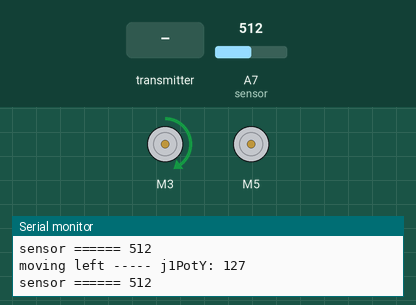
Simulated run of this sketch. Board: Arduino Nano, built with avr-gcc and run on an emulated ATmega328P. On the bench: 2 × DC motor (green arrow = forward, orange = backward, longer = faster), the last lines printed to the serial monitor. Inputs (shaded band) come from the test bench; at power-on: A7 (sensor) = 512. No radio packets arrive unless stated.

Above: at 1.2 s.
1.3 s: the transmitter starts sending x1Value = 0
At 1.9 s:
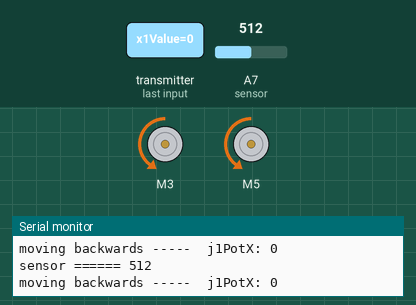
2.8 s: the transmitter starts sending x1Value = 128
At 3.6 s:
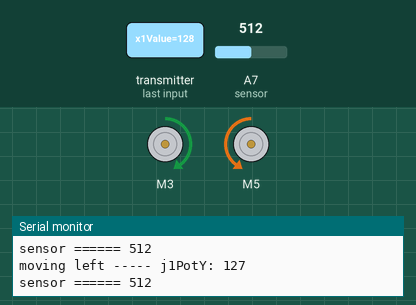
4.3 s: the transmitter starts sending y1Value = 255
At 5.0 s:
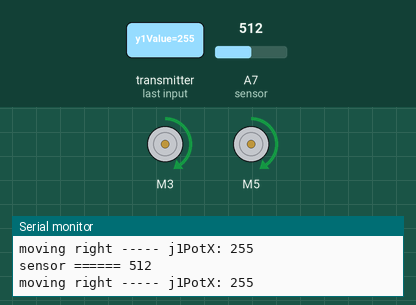
5.8 s: A7 (sensor) set to 108
8.8 s: A7 (sensor) set to 92
Timing chart, 0 to 11.8 s (numbered marks = the images above; inputs shaded):
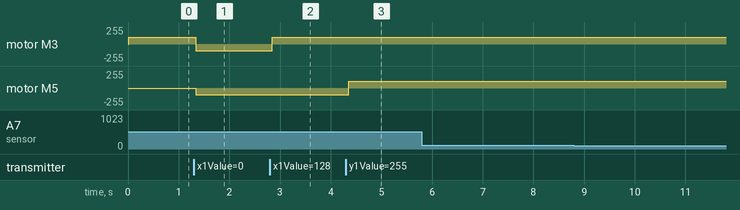

The sketch:

Metal_Detector_RX.ino
```cpp
#include <L298NX2.h>

//Arduino Metal Detector Robot
//Receiver Sktech
//Created by DIY Builder
// Contact me https://www.instagram.com/diy.builder/
// Before uploading the sketch you have to install the required libraries
// First go to sketch section >> include library >> manage libaries >> Search RF24 and LiquidCrystal >> Install it >> Done

#include<RF24.h>
#include<nRF24L01.h>
#include<SPI.h>
#define sensor A7
// for motor A
#define EN_A 2
#define IN1_A 3
#define IN2_A 4
//for motor B
#define EN_B 7
#define IN1_B 5
#define IN2_B 6

//int PWM1 = 6;
//int DIR1 = 7;
//int PWM2 = 5;
//int DIR2 = 4;

int sensorValue = 0;
unsigned long lastReceiveTime = 0;
unsigned long currentTime = 0;
int motorSpeedA = 0;
int motorSpeedB = 0;
// With Enable pin to control speed

//                     motor A            motor B
//              |------------------||------------------|
L298NX2 motors(EN_A, IN1_A, IN2_A, EN_B, IN1_B, IN2_B);

RF24 radio(10,9);// CE pin 10, CSN pin 9
const byte address[6] = "00001";
const byte address1[6] = "00003";

struct Data_Package {
  byte x1Value;
  byte y1Value;
  byte x2Value;
  byte y2Value;
  byte sValue;


};
 Data_Package data;


void setup() {
  Serial.begin(9600);

//  pinMode(DIR1, OUTPUT);
//  pinMode(DIR2, OUTPUT);
  pinMode(sensor, INPUT);


  radio.begin();
  radio.openReadingPipe(1,address);
  radio.openWritingPipe(address1);
  radio.setPALevel(RF24_PA_MIN);

  if (!radio.begin()) {
    Serial.println(F("radio hardware is not responding!!"));
    while (1) {} // hold in infinite loop
  }


  resetData();
}

void loop() {

    radio.startListening();

    if(radio.available()) {
  radio.read(&data, sizeof(Data_Package));
  lastReceiveTime = millis();
    }
    currentTime = millis();
    if(currentTime - lastReceiveTime > 1000) {
      resetData();
    }
//  Serial.print("j1PotX: ");
//  Serial.println(data.x1Value);
//  Serial.print("j1PotY: ");
//  Serial.println(data.y1Value);

  if(data.x1Value > 200 ) {
    // move robot forward
    Serial.print("moving forward ----- ");
    Serial.print(" j1PotX: ");
    Serial.println(data.x1Value);
    motors.setSpeed(100);
    motors.forward();


  }else if(data.x1Value < 100) {
    Serial.print("moving backwards ----- ");
    Serial.print(" j1PotX: ");
    Serial.println(data.x1Value);
    motors.setSpeed(100);
    motors.backward();

  }
  else if(data.y1Value < 200 ) {
    Serial.print("moving left ----- ");
    Serial.print("j1PotY: ");
    Serial.println(data.y1Value);
    motors.setSpeedA(100);
    motors.forwardA();


  }else if(data.y1Value > 100 ) {
    Serial.print("moving right ----- ");
    Serial.print("j1PotX: ");
    Serial.println(data.y1Value);
    motors.setSpeedB(100);
    motors.forwardB();

  }else if(data.y2Value > 200) {
    Serial.print("increase forward speed ----- ");
    Serial.print("j1Poty2: ");
    Serial.println(data.y2Value);
    motors.setSpeed(255);
    motors.forward();

  }else if(data.y2Value < 100) {
    Serial.print("increase backward speed ----- ");
    Serial.print("j1Poty2: ");
    Serial.println(data.y2Value);
    motors.setSpeed(255);
    motors.backward();

  }else if(data.x2Value > 200) {
    Serial.print("increase left turn speed ----- ");
    Serial.print("j1Potx2: ");
    Serial.println(data.x2Value);
    motors.setSpeedA(255);
    motors.forwardA();

  }else if(data.x2Value < 100) {
    Serial.print("increase left right speed ----- ");
    Serial.print("j1Potx2: ");
    Serial.println(data.x2Value);
    motors.setSpeedB(255);
    motors.forwardB();

  }

    else {
      Serial.println("robot stopped ----- ");
      motors.stop();

  }
 delay(5);

  radio.stopListening();
  sensorValue = analogRead(sensor);
  data.sValue = sensorValue;
  Serial.print("sensor ====== ");
  Serial.println(sensorValue);
  radio.write(&data, sizeof(Data_Package));

 delay(5);
}
    void resetData() {
      data.x1Value = 127;
      data.y1Value = 127;
      data.x2Value = 127;
      data.y2Value = 127;
      data.sValue = 0;
      }
```

Measured:
- after the input at 1.3 s, motor M3: forward 100/255 → backward 100/255 at once; motor M5: stopped → backward 100/255 at once
- after the input at 2.8 s, motor M3: backward 100/255 → forward 100/255 after 0.05 s
- after the input at 4.3 s, motor M5: backward 100/255 → forward 100/255 after 0.06 s
